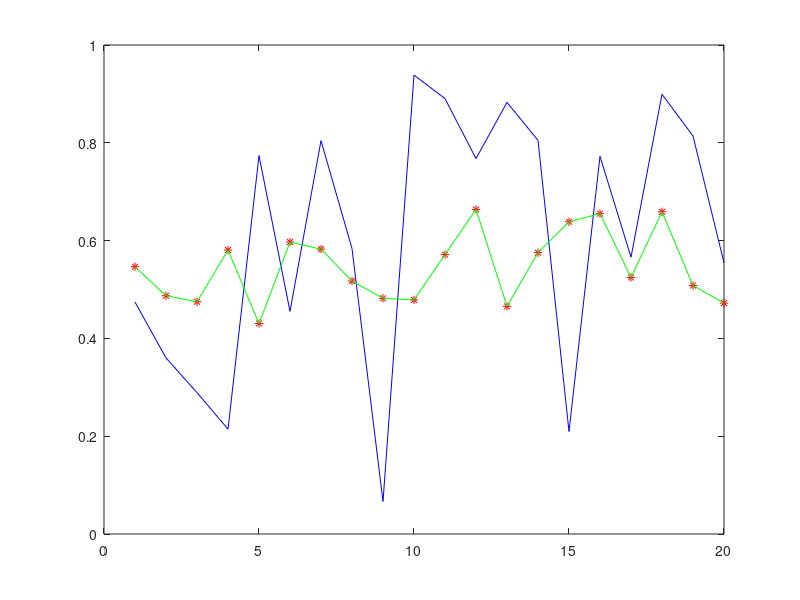

The MATLAB source for this figure:
clear all
lambda = input( 'Enter lambda: ' ) ;
% data
y = rand(20,1) ;
X = [ ones(20,1) rand(20,5) ] ;
w = ( inv( X' * X + lambda * eye(size(X'*X)) ) * X' ) * y ;
y_fit = X * w ;
H = X * inv( X' * X + lambda * eye(size(X'*X)) ) * X' ;
yh_fit = H * y ;
both_fits = [ y_fit yh_fit ]
% plot( y , 'b', y_fit , 'r' , yh_fit , 'g' )
plot( y , 'b');
hold on 
plot(  y_fit , 'r*');
hold on
plot (yh_fit , 'g' )
hold off
